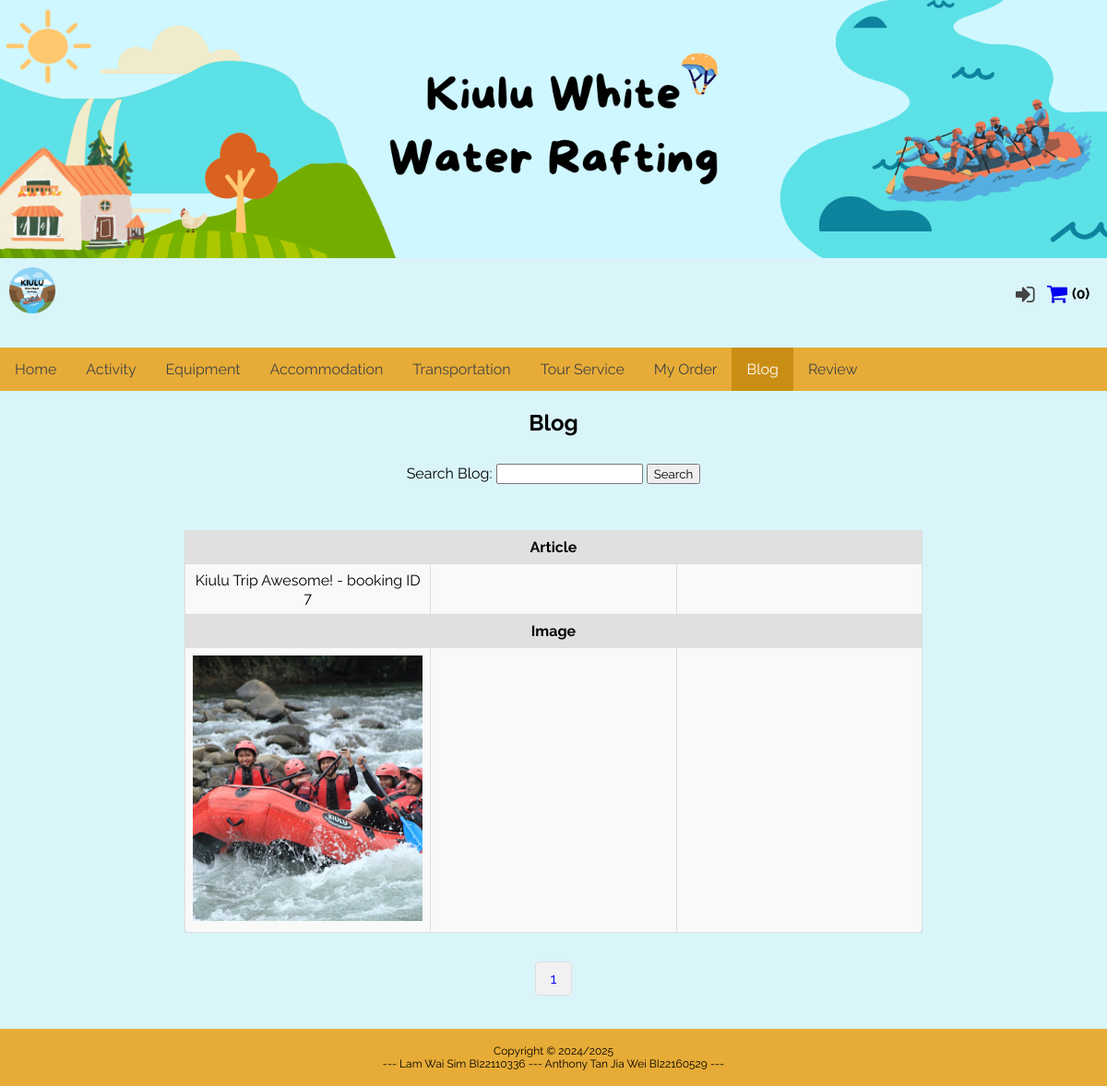
Screenshot of /tourism_management_system/blog.php with the database file from the repository.
### tables this page shows
CREATE TABLE `blog` (
  `blogID` int(11) NOT NULL,
  `blogEntry` text NOT NULL,
  `createdBy` int(11) NOT NULL,
  `updatedDate` date NOT NULL,
  `blogImg` varchar(100) NOT NULL
);

### tourism_management_system/blog.php (the view, shortened to what this page needs)
<?php
include("config/config.php");
$items_per_page = 3;
$current_page = isset($_GET['page']) ? (int)$_GET['page'] : 1;
$start_from = ($current_page - 1) * $items_per_page;
$search_query = isset($_GET['search']) ? mysqli_real_escape_string($conn, $_GET['search']) : '';
if ($search_query) {
    $query = "SELECT blogEntry, blogImg FROM blog WHERE blogEntry LIKE '%$search_query%' LIMIT $start_from, $items_per_page";
    $count_query = "SELECT COUNT(*) FROM blog WHERE blogEntry LIKE '%$search_query%'";
} else {
    $query = "SELECT blogEntry, blogImg FROM blog LIMIT $start_from, $items_per_page";
    $count_query = "SELECT COUNT(*) FROM blog";
}
$result = mysqli_query($conn, $query);
$count_result = mysqli_query($conn, $count_query);
$row = mysqli_fetch_row($count_result);
$total_entries = $row[0];
$total_pages = ceil($total_entries / $items_per_page);
?>
<!DOCTYPE html>
<html lang="en">
<head>
  <link rel="stylesheet" href="css/newstyle.css">
  <link rel="stylesheet" href="https://cdnjs.cloudflare.com/ajax/libs/font-awesome/4.7.0/css/font-awesome.min.css">
</head>
<body>
  <?php include("includes/userNav.php"); ?>
  <div class="container">
    <?php
    include("includes/topNav.php");
    ?>
    <main>
      <h2 style="text-align: center;">Blog</h2>
      <div class="section" style="text-align: center;">
        <form method="get" action="">
          Search Blog: <input type="search" name="search" id="search" value="<?php echo isset($_GET['search']) ? htmlspecialchars($_GET['search']) : ''; ?>">
          <input type="submit" value="Search">
        </form>
      </div>
      <div class="section">
        <table width="100%" border="1" id="blogtable">
          <tr>
            <th style="background-color: #e0e0e0;text-align: center;" colspan="3">Article</th>
          </tr>
          <tr>
            <?php
            $entriesCount = 0;
            while ($row = mysqli_fetch_assoc($result)) {
              echo "<td>" . htmlspecialchars($row['blogEntry']) . "</td>";
              $entriesCount++;
            }
            while ($entriesCount < 3) {
              echo "<td></td>";
              $entriesCount++;
            }
            ?>
          </tr>
          <tr>
            <th style="background-color: #e0e0e0;text-align: center;" colspan="3">Image</th>
          </tr>
          <tr>
            <?php
            mysqli_data_seek($result, 0);
            $imagesCount = 0;
            while ($row = mysqli_fetch_assoc($result)) {
              if (!empty($row['blogImg'])) {
                echo "<td><img src='" . htmlspecialchars($row['blogImg']) . "' alt='Blog Image' style='width:100%;height:auto;'></td>";
                $imagesCount++;
              }
            }
            while ($imagesCount < 3) {
              echo "<td></td>";
              $imagesCount++;
            }
            ?>
          </tr>
        </table>
      </div>
      <div class="pagination">
        <?php
        for ($page = 1; $page <= $total_pages; $page++) {
          echo "<a href='?page=" . $page . "&search=" . urlencode($search_query) . "'>" . $page . "</a>";
        }
        ?>
      </div>
    </main>
  </div>
  <footer class="footer">
    <p>Copyright &copy; 2024/2025<br>--- Lam Wai Sim BI22110336 --- Anthony Tan Jia Wei BI22160529 ---</p>
</footer>
</body>
</html>

### tourism_management_system/css/newstyle.css (style rules this page uses)
* { box-sizing: border-box; }
html, body { height: 100%; margin: 0; display: flex; flex-direction: column; font-family: "Raleway", sans-serif; background-color: #d9f5fa; }
.container { flex: 1; display: flex; flex-direction: column; margin-top: 20px; margin-bottom: 20px; }
table { width: 90%; max-width: 800px; margin: 0 auto; border-collapse: collapse; text-align: center; padding: 20px; background-color: #f9f9f9; border: 1px solid #ddd; border-radius: 8px; }
#blogtable { max-width: 800px; margin-bottom: 10px; margin-top: 10px; border-collapse: collapse; text-align: left; padding: 20px; background-color: #f9f9f9; border: 1px solid #ddd; border-radius: 8px; }
.footer { background-color: #e7ac37; color: black; text-align: center; font-size: 12px; padding: 5px; margin-top: 5px; }
input, textarea, select, select option, button { font-family: "Raleway", sans-serif; }
.section { padding: 10px; margin: auto; margin-bottom: 20px; }

### tourism_management_system/blog.php (style rules this page uses)
#blogtable { width: 100%; table-layout: fixed; border-collapse: collapse; }
#blogtable th, #blogtable td { width: calc(100% / 3); text-align: center; border: 1px solid #ddd; padding: 8px; vertical-align: top; }
#blogtable th { background-color: #e0e0e0; }
img { max-width: 100%; height: auto; }
.pagination { text-align: center; margin-top: 20px; margin-bottom: 20px }
.pagination a { margin: 0 5px; padding: 8px 16px; text-decoration: none; background-color: #f1f1f1; border: 1px solid #ddd; border-radius: 4px; }

### rows the page displays
blog: blogEntry "Kiulu Trip Awesome! - booking ID 7", blogImg (picture)
